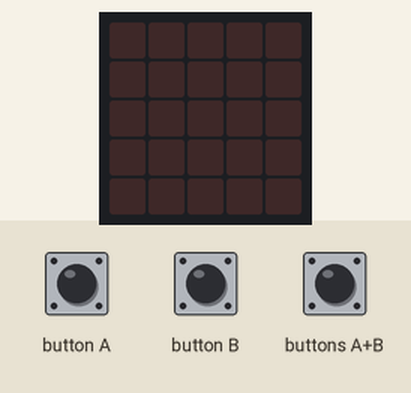
This program was run on a simulated BBC micro:bit (MakeCode). Parts: the board's 5×5 LED display. Inputs (shaded band) come from the test bench.

Above: at 1.2 s.
1.3 s: button A pressed for 0.15 s
At 2.6 s:
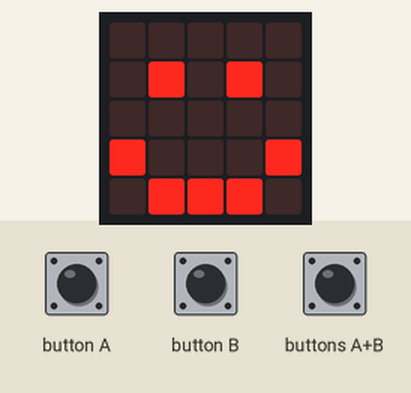
2.9 s: button B pressed for 0.15 s
At 3.8 s:
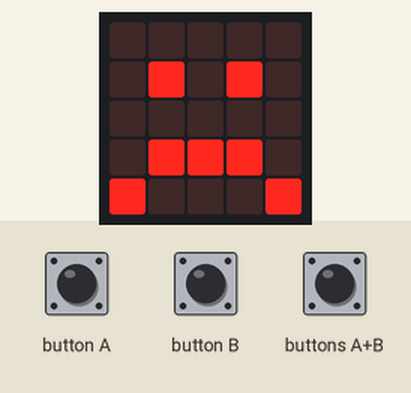
4.5 s: buttons A+B pressed for 0.15 s
At 5.5 s:
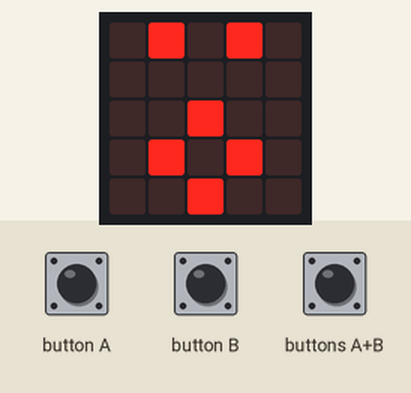
Timing chart, 0 to 7.5 s (numbered marks = the images above; inputs shaded):
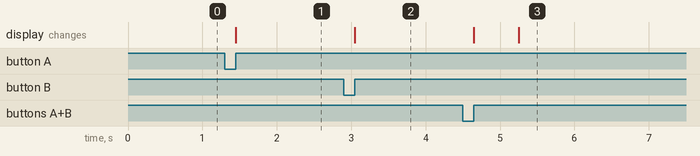

Measured:
- after the input at 1.3 s, the display: changes after 0.15 s (image 1)
- after the input at 2.9 s, the display: changes after 0.15 s (image 2)
- after the input at 4.5 s, the display: first changes after 0.15 s (image 3 shows a later state)

The program:

main.ts
```typescript
input.onButtonPressed(Button.A, function on_button_pressed_a() {
    basic.showIcon(IconNames.Happy)
    input.onButtonPressed(Button.B, function on_button_pressed_b() {
        basic.showIcon(IconNames.Sad)
        input.onButtonPressed(Button.AB, function on_button_pressed_ab() {
            basic.showIcon(IconNames.Silly)
            basic.showIcon(IconNames.Surprised)
        })
    })
})
```

test.ts
```typescript
// tests gaan hier; deze zal niet worden gecompileerd wanneer dit pakket wordt gebruikt als extensie.
```
